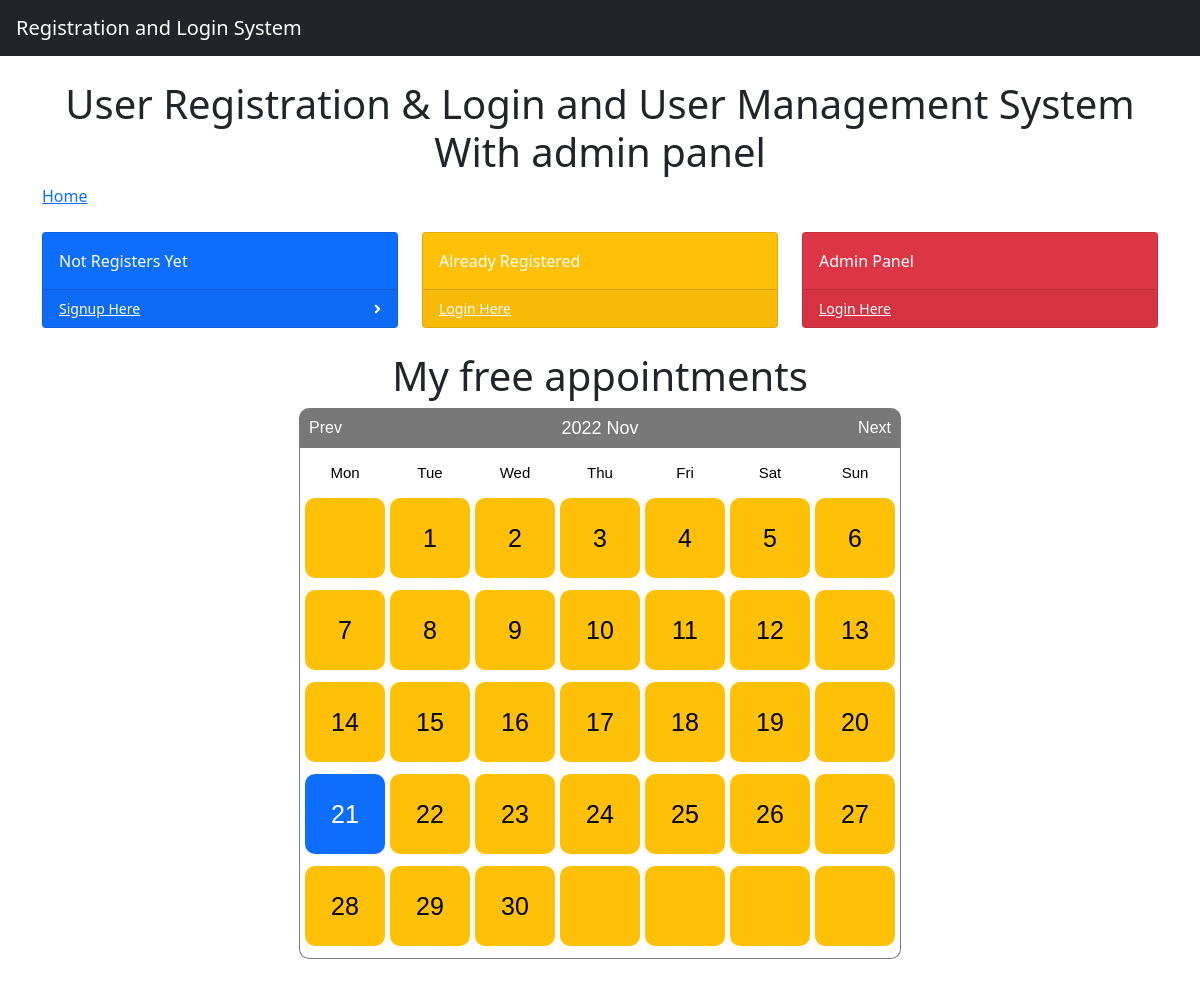
Before: / with the older database file.
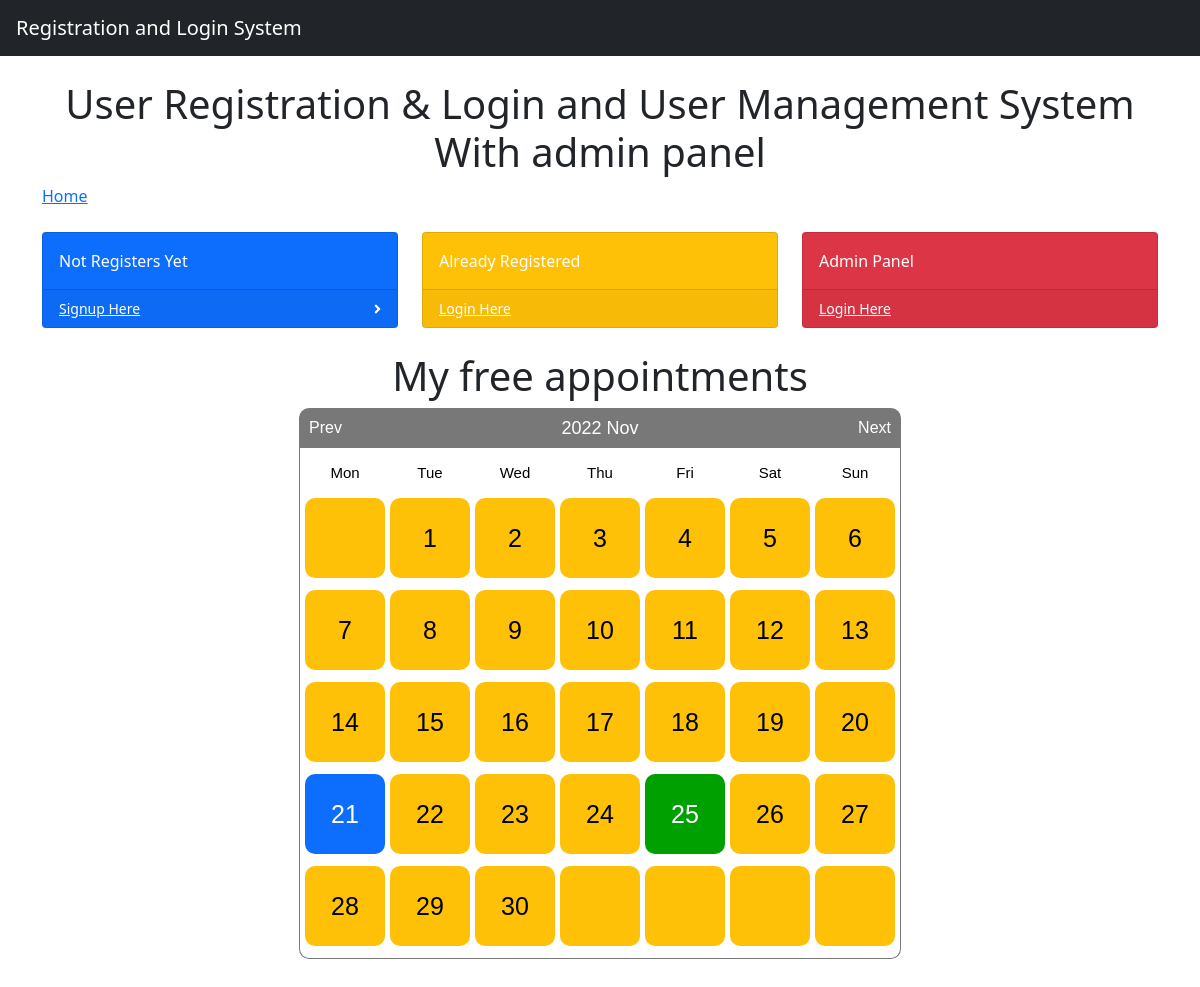
After: the same page with the newer database file.
### tables this page shows
CREATE TABLE `work` (
  `workid` int(11) NOT NULL,
  `workdate` date DEFAULT NULL,
  `worktimestart` time DEFAULT NULL,
  `appointmentfree` tinyint(1) NOT NULL DEFAULT 1,
  `workinghour` int(11) NOT NULL DEFAULT 1,
  `description` varchar(500) DEFAULT NULL,
  `payed` tinyint(1) NOT NULL DEFAULT 0,
  `studentid` int(11) DEFAULT NULL
);

### models/work_model.php (called while the page is built, shortened)
<?php
class Work
{
  function getFreeAppointments()
  {
    $mysqli = new mysqli(DB_SERVER, DB_USER, DB_PASS, DB_NAME);
    $result = $mysqli->query("SELECT * FROM WORK where workdate >= CURDATE() and appointmentfree = 1 ORDER BY workdate ASC");
    $rows = $result->fetch_all(MYSQLI_ASSOC);
    $freeAppointmentDates = [];
    foreach ($rows as $key => $value) {
      array_push($freeAppointmentDates, $rows[$key]['workdate']);
    }
    return $freeAppointmentDates;
  }
  function getFreeDay($freeForToday)
  {
    $mysqli = new mysqli(DB_SERVER, DB_USER, DB_PASS, DB_NAME);
    $result = $mysqli->query("SELECT * FROM WORK where workdate LIKE '$freeForToday' and workdate > CURRENT_DATE and appointmentfree = 1 LIMIT 1");
    $rows = $result->fetch_all(MYSQLI_ASSOC);
    return (!$rows) ? $rows : $rows[0]["workdate"];
  }
}
?>

### admin/calendar.php (the view, shortened to what the changed rows need)
<?php
class Calendar {
    public function __construct($logined){
        $this->naviHref = htmlentities($_SERVER['PHP_SELF']);
        require_once('models/work_model.php');
        $workModel = new Work();
        $this->freeToday = $workModel->getFreeAppointments();
    }
    private $dayLabels = array("Mon","Tue","Wed","Thu","Fri","Sat","Sun");
    private $currentYear=0;
    private $currentMonth=0;
    private $currentDay=0;
    private $currentDate=null;
    private $daysInMonth=0;
    private $naviHref= null;
    public function show() {
        $year  = null;
        $month = null;
        if(null==$year&&isset($_GET['year'])){
            $year = $_GET['year'];
        }else if(null==$year){
            $year = date("Y",time());
        }
        if(null==$month&&isset($_GET['month'])){
            $month = $_GET['month'];
        }else if(null==$month){
            $month = date("m",time());
        }
        $this->currentYear=$year;
        $this->currentMonth=$month;
        $this->daysInMonth=$this->_daysInMonth($month,$year);
        $content='<div id="calendar" class="container-sm">'.
                        '<div class="box container-sm">'.
                        $this->_createNavi().
                        '</div>'.
                        '<div class="box-content">'.
                                '<ul class="label">'.$this->_createLabels().'</ul>';
                                $content.='<div class="clear"></div>';
                                $content.='<ul class="dates">';
                                $weeksInMonth = $this->_weeksInMonth($month,$year);
                                for( $i=0; $i<$weeksInMonth; $i++ ){
                                    for($j=1;$j<=7;$j++){
                                        $content.=$this->_showDay($i*7+$j);
                                    }
                                }
                                $content.='</ul>';
                                $content.='<div class="clear"></div>';
                        $content.='</div>';
        $content.='</div>';
        return $content;
    }
    private function _showDay($cellNumber){
        if($this->currentDay==0){
            $firstDayOfTheWeek = date('N',strtotime($this->currentYear.'-'.$this->currentMonth.'-01'));
            if(intval($cellNumber) == intval($firstDayOfTheWeek)){
                $this->currentDay=1;
            }
        }
        if( ($this->currentDay!=0)&&($this->currentDay<=$this->daysInMonth) ){
            $this->currentDate = date('Y-m-d',strtotime($this->currentYear.'-'.$this->currentMonth.'-'.($this->currentDay)));
            $cellContent = $this->currentDay;
            $this->currentDay++;
        }else{
            $this->currentDate =null;
            $cellContent=null;
        }
        $today = date('Y-m-d');
        $workModel = new Work();
        $result = $workModel->getFreeDay($this->currentDate);
        return '<button class="emptyButton" onclick="registrationFirst()">
                  <li id="li-'.$this->currentDate.'"
                  class=
                    "
                      '.($cellNumber%7==1?' start ':($cellNumber%7==0?' end ':' ')).
                      ($cellContent==null?'mask':''). ' '
                      .($this->currentDate == $today ? ' todayIsBlue text-white' : (($this->currentDate != null && $this->currentDate == $result) ? 'freeIsGreen text-white' : 'fullIsYellow')). '
                    "
                  >
                    '.$cellContent.'
                  </li>
                </button>';
    }
    private function _createNavi(){
        $nextMonth = $this->currentMonth==12?1:intval($this->currentMonth)+1;
        $nextYear = $this->currentMonth==12?intval($this->currentYear)+1:$this->currentYear;
        $preMonth = $this->currentMonth==1?12:intval($this->currentMonth)-1;
        $preYear = $this->currentMonth==1?intval($this->currentYear)-1:$this->currentYear;
        return
            '<div class="header container-sm">'.
                '<a class="prev" href="'.$this->naviHref.'?month='.sprintf('%02d',$preMonth).'&year='.$preYear.'">Prev</a>'.
                    '<span class="title">'.date('Y M',strtotime($this->currentYear.'-'.$this->currentMonth.'-1')).'</span>'.
                '<a class="next" href="'.$this->naviHref.'?month='.sprintf("%02d", $nextMonth).'&year='.$nextYear.'">Next</a>'.
            '</div>';
    }
    private function _createLabels(){
        $content='';
        foreach($this->dayLabels as $index=>$label){
            $content.='<li class="'.($label==6?'end title':'start title').' title">'.$label.'</li>';
        }
        return $content;
    }
    private function _weeksInMonth($month=null,$year=null){
        $daysInMonths = $this->_daysInMonth($month,$year);
        $numOfweeks = ($daysInMonths%7==0?0:1) + intval($daysInMonths/7);
        $monthEndingDay= date('N',strtotime($year.'-'.$month.'-'.$daysInMonths));
        $monthStartDay = date('N',strtotime($year.'-'.$month.'-01'));
        return $numOfweeks;
    }
    private function _daysInMonth($month=null,$year=null){
        return date('t',strtotime($year.'-'.$month.'-01'));
    }
}

Changed rows visible on the page:
added work: cellContent "25"
Other visible differences:
list line gone: "25"
